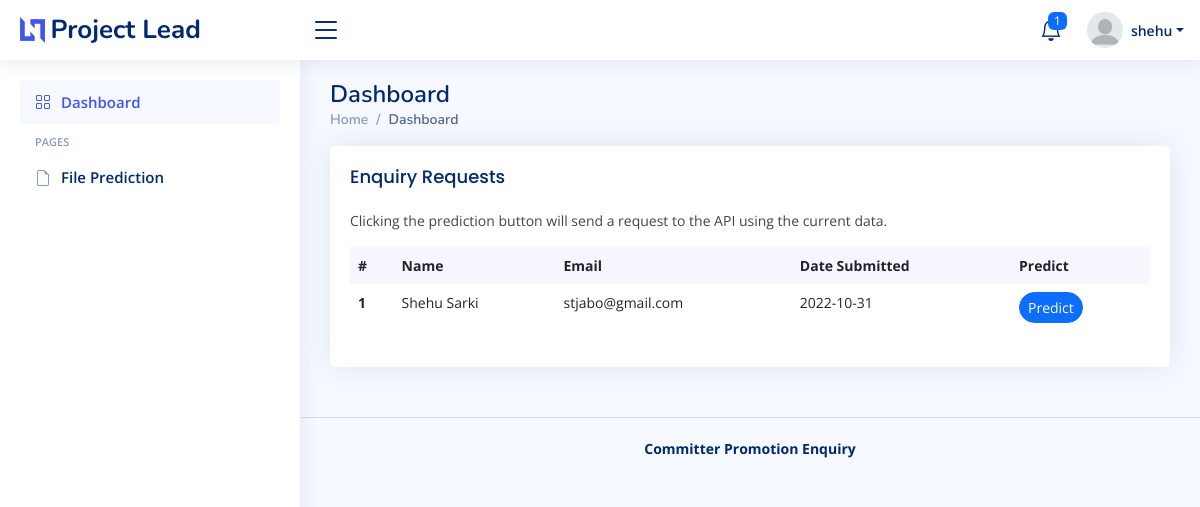
Page /dashboard (signed in) on the earlier database version.
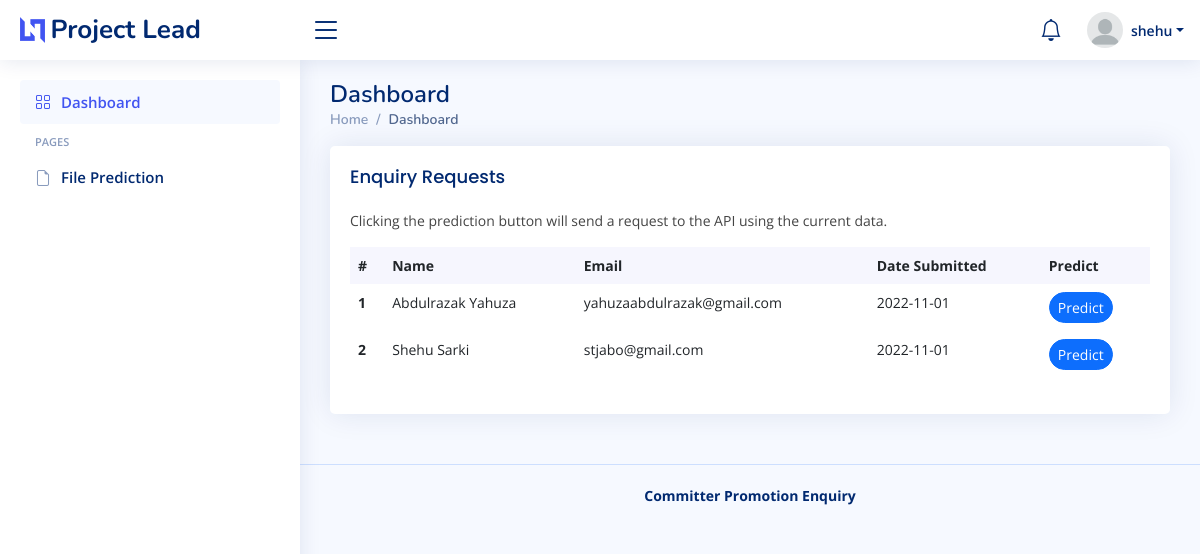
Same page on the later database version.
### database/models.py (models this page shows, shortened)
class User(db.Model):
    id = Column(Integer().with_variant(Integer, "sqlite"), primary_key=True)
    username = Column(String(80))
    name = Column(String(200))
    email = Column(String(120))
    password = Column(String(256))
    def details(self):
        return {
            'id': self.id,
            'username': self.username,
            'email': self.email,
            'name': self.name
        }

class Enquiry(db.Model):
    id = Column(Integer().with_variant(Integer, "sqlite"), primary_key=True)
    name = Column(String(200))
    education = Column(String(20))
    email = Column(String(120), unique=True)
    region = Column(String(20))
    fin_gain = Column(Float)
    int_learn = Column(Float)
    dev_inv = Column(Float)
    proj_desertion = Column(Integer)
    dev_experience = Column(Integer)
    sys_int = Column(Float)
    tech_norm = Column(Float)
    code_test = Column(Float)
    cont_code_dec = Column(Float)
    dec_right_del = Column(Float)
    proj_age = Column(Integer)
    promoted = Column(Boolean, default=0)
    date_submitted = Column(Date)

### app.py (the view)
@app.route('/dashboard')
@login_required
def dashboard():
    user = User.query.filter_by(username=session['user_id']).first()
    user_data = user.details()
    enquiries = Enquiry.query.order_by(db.desc(Enquiry.id)).all()
    noti = Enquiry.query.filter_by(promoted=False).all()
    numberOfnoti = len(noti)
    return render_template(
        'admin/index.html',
        current_page="Dashboard",
        user=user_data,
        enquiries=enquiries,
        noti=numberOfnoti)

### auth.py (called while the page is built)
def login_required(f):
    @wraps(f)
    def decorated_function(*args, **kwargs):
        if session.get("user_id") is None:
            return redirect("/project-leader")
        return f(*args, **kwargs)
    return decorated_function

### templates/admin/index.html (shortened to what this page needs)
{% extends 'layouts/main.html' %}
{% block content %}
    <section class="section dashboard">
      <div class="row">
        <div class="col-lg-12" style="margin: 0 auto;">
          <div class="row">
            <div class="col-12">
              <div class="card recent-sales overflow-auto">
                <div class="card-body">
                  <h5 class="card-title">Enquiry Requests</h5>
                  <p>Clicking the prediction button will send a request to the API using the current data.</p>
                  <table class="table table-borderless datatable">
                    <thead>
                      <tr>
                        <th scope="col">#</th>
                        <th scope="col">Name</th>
                        <th scope="col">Email</th>
                        <th scope="col">Date Submitted</th>
                        <th scope="col">Predict</th>
                      </tr>
                    </thead>
                    <tbody>
                      {% if enquiries %}
                        {% for enquiry in enquiries %}
                        <tr>
                          <th scope="row">{{loop.index}}</th>
                          <td>{{enquiry.name}}</td>
                          <td>{{enquiry.email}}</td>
                          <td>{{enquiry.date_submitted}}</td>
                          <td>
                            <a href="confirm/{{enquiry.id}}" class="btn btn-primary rounded-pill btn-sm">Predict</a>
                          </td>
                        </tr>
                        {% endfor %}
                      {% endif %}
                    </tbody>
                  </table>
                </div>
              </div>
            </div>
          </div>
        </div>
      </div>
    </section>
{% endblock %}

### templates/layouts/main.html (shortened to what this page needs)
<!DOCTYPE html>
<html lang="en">
<head>
  <link href="/static/admin/assets/vendor/bootstrap/css/bootstrap.min.css" rel="stylesheet">
  <link href="/static/admin/assets/vendor/bootstrap-icons/bootstrap-icons.css" rel="stylesheet">
  <link href="/static/admin/assets/vendor/boxicons/css/boxicons.min.css" rel="stylesheet">
  <link href="/static/admin/assets/vendor/quill/quill.snow.css" rel="stylesheet">
  <link href="/static/admin/assets/vendor/quill/quill.bubble.css" rel="stylesheet">
  <link href="/static/admin/assets/vendor/remixicon/remixicon.css" rel="stylesheet">
  <link href="/static/admin/assets/vendor/simple-datatables/style.css" rel="stylesheet">
  <link href="/static/admin/assets/css/style.css" rel="stylesheet">
</head>
<body>
  <header id="header" class="header fixed-top d-flex align-items-center">
    <div class="d-flex align-items-center justify-content-between">
      <a href="{{ url_for('dashboard') }}" class="logo d-flex align-items-center">
        <img src="/static/admin/assets/img/logo.png" alt="">
        <span class="d-none d-lg-block">Project Lead</span>
      </a>
      <i class="bi bi-list toggle-sidebar-btn"></i>
    </div>
    <nav class="header-nav ms-auto">
      <ul class="d-flex align-items-center">
        <li class="nav-item dropdown">
          <a class="nav-link nav-icon" href="#" data-bs-toggle="dropdown">
            <i class="bi bi-bell"></i>
            <span class="badge bg-primary badge-number">{%if noti > 0 %} {{noti}} {% endif %}</span>
          </a>
        </li>
        <li class="nav-item dropdown pe-3">
          <a class="nav-link nav-profile d-flex align-items-center pe-0" href="#" data-bs-toggle="dropdown">
            <img src="/static/admin/assets/img/profile-img.png" alt="Profile" class="rounded-circle">
            <span class="d-none d-md-block dropdown-toggle ps-2">{{user.username}}</span>
          </a>
        </li>
      </ul>
    </nav>
  </header>
  <aside id="sidebar" class="sidebar">
    <ul class="sidebar-nav" id="sidebar-nav">
      <li class="nav-item">
        <a class="nav-link {% if request.endpoint != 'dashboard'%} collapsed {% endif %}" href="{{ url_for('dashboard') }}">
          <i class="bi bi-grid"></i>
          <span>Dashboard</span>
        </a>
      </li>
      <li class="nav-heading">Pages</li>
      <li class="nav-item">
         <a class="nav-link {% if request.endpoint != 'from_file'%} collapsed {% endif %}" href="{{ url_for('from_file') }}">
           <i class="bi bi-file-earmark"></i>
           <span>File Prediction</span>
         </a>
       </li>
    </ul>
  </aside>
  <main id="main" class="main">
    <div class="pagetitle">
      <h1>{{current_page}}</h1>
      <nav>
        <ol class="breadcrumb">
          <li class="breadcrumb-item"><a href="{{ url_for('dashboard') }}">Home</a></li>
          <li class="breadcrumb-item active">{{current_page}}</li>
        </ol>
      </nav>
    </div>
    {% block content %}{% endblock %}
  </main>
  <footer id="footer" class="footer">
    <div class="copyright">
      <strong>Committer Promotion Enquiry</strong>
    </div>
  </footer>
</body>
</html>

### admin/assets/css/style.css (style rules this page uses)
:root { scroll-behavior: smooth; }
body { font-family: "Open Sans", sans-serif; background: #f6f9ff; color: #444444; }
a { color: #4154f1; text-decoration: none; }
h1, h2, h3, h4, h5, h6 { font-family: "Nunito", sans-serif; }
#main { margin-top: 60px; padding: 20px 30px; transition: all 0.3s; }
.pagetitle { margin-bottom: 10px; }
.pagetitle h1 { font-size: 24px; margin-bottom: 0; font-weight: 600; color: #012970; }
.card { margin-bottom: 30px; border: none; border-radius: 5px; box-shadow: 0px 0 30px rgba(1, 41, 112, 0.1); }
.card-title { padding: 20px 0 15px 0; font-size: 18px; font-weight: 500; color: #012970; font-family: "Poppins", sans-serif; }
.card-body { padding: 0 20px 20px 20px; }
.breadcrumb { font-size: 14px; font-family: "Nunito", sans-serif; color: #899bbd; font-weight: 600; }
.breadcrumb a { color: #899bbd; transition: 0.3s; }
.breadcrumb .breadcrumb-item::before { color: #899bbd; }
.breadcrumb .active { color: #51678f; font-weight: 600; }
.logo { line-height: 1; }
@media (min-width: 1200px) { .logo { width: 280px; } }
.logo img { max-height: 26px; margin-right: 6px; }
.logo span { font-size: 26px; font-weight: 700; color: #012970; font-family: "Nunito", sans-serif; }
.header { transition: all 0.5s; z-index: 997; height: 60px; box-shadow: 0px 2px 20px rgba(1, 41, 112, 0.1); background-color: #fff; padding-left: 20px; }
.header .toggle-sidebar-btn { font-size: 32px; padding-left: 10px; cursor: pointer; color: #012970; }
.header-nav ul { list-style: none; }
.header-nav>ul { margin: 0; padding: 0; }
.header-nav .nav-icon { font-size: 22px; color: #012970; margin-right: 25px; position: relative; }
.header-nav .nav-profile { color: #012970; }
.header-nav .nav-profile img { max-height: 36px; }
.header-nav .nav-profile span { font-size: 14px; font-weight: 600; }
.sidebar { position: fixed; top: 60px; left: 0; bottom: 0; width: 300px; z-index: 996; transition: all 0.3s; padding: 20px; overflow-y: auto; scrollbar-width: thin; scrollbar-color: #aab7cf transparent; box-shadow: 0px 0px 20px rgba(1, 41, 112, 0.1); background-color: #fff; }
@media (min-width: 1200px) { #main, #footer { margin-left: 300px; } }
.sidebar-nav { padding: 0; margin: 0; list-style: none; }
.sidebar-nav li { padding: 0; margin: 0; list-style: none; }
.sidebar-nav .nav-item { margin-bottom: 5px; }
.sidebar-nav .nav-heading { font-size: 11px; text-transform: uppercase; color: #899bbd; font-weight: 600; margin: 10px 0 5px 15px; }
.sidebar-nav .nav-link { display: flex; align-items: center; font-size: 15px; font-weight: 600; color: #4154f1; transition: 0.3; background: #f6f9ff; padding: 10px 15px; border-radius: 4px; }
.sidebar-nav .nav-link i { font-size: 16px; margin-right: 10px; color: #4154f1; }
.sidebar-nav .nav-link.collapsed { color: #012970; background: #fff; }
.sidebar-nav .nav-link.collapsed i { color: #899bbd; }
.dashboard .recent-sales { font-size: 14px; }
.dashboard .recent-sales .table thead { background: #f6f6fe; }
.dashboard .recent-sales .table thead th { border: 0; }
.footer { padding: 20px 0; font-size: 14px; transition: all 0.3s; border-top: 1px solid #cddfff; }
.footer .copyright { text-align: center; color: #012970; }

Differences in the rows shown:
added Enquiry: name "Abdulrazak Yahuza", email "yahuzaabdulrazak@gmail.com", date_submitted "2022-11-01"
changed Enquiry "Shehu Sarki": date_submitted "2022-10-31" → "2022-11-01"
Other differences:
{{ noti }}: "1" → (not shown)
